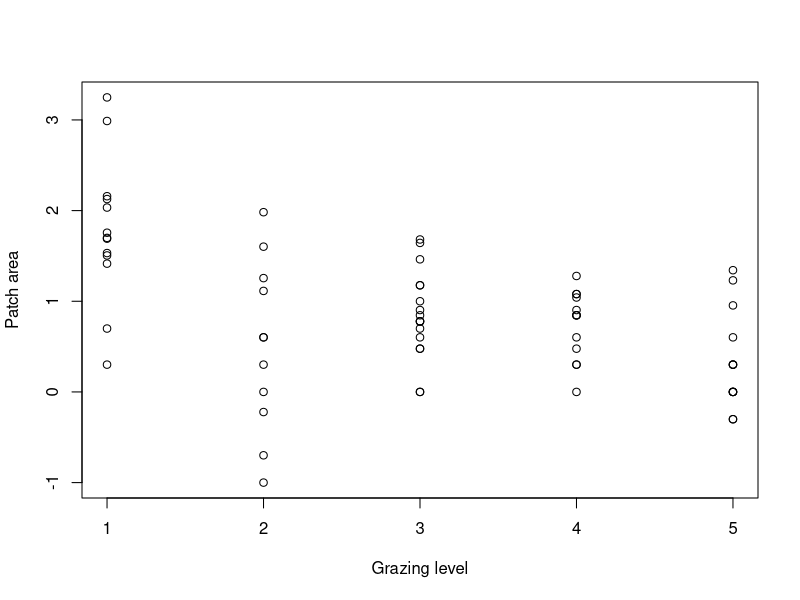
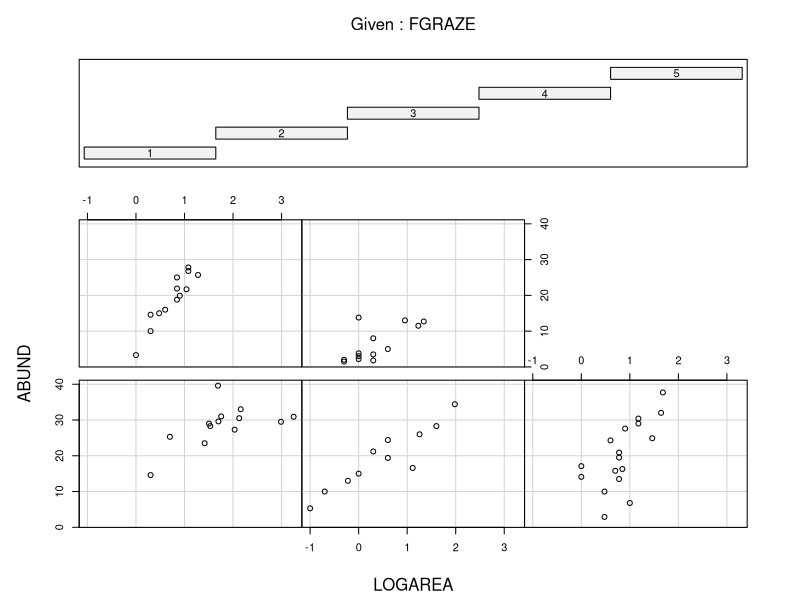
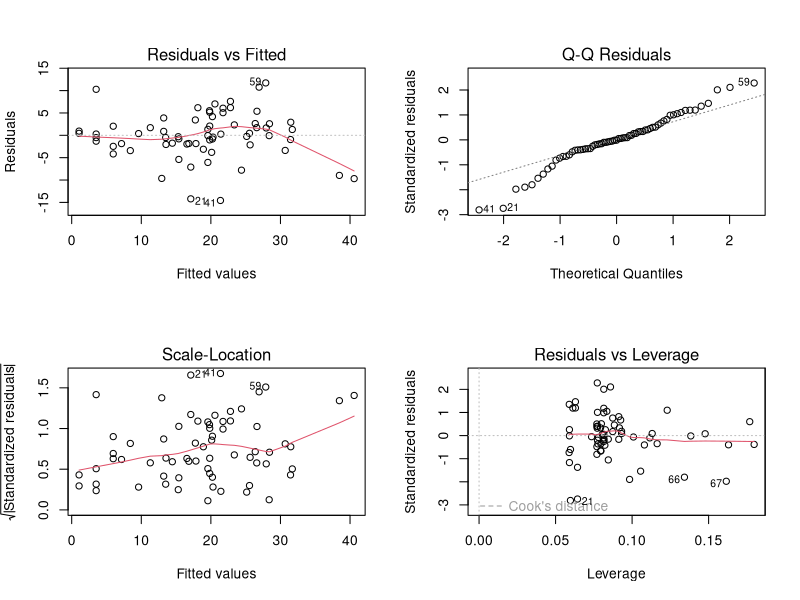
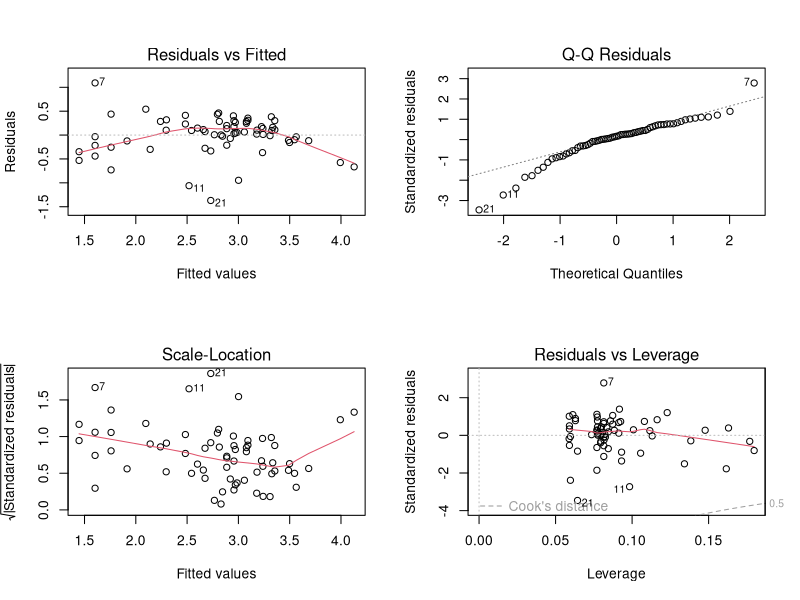
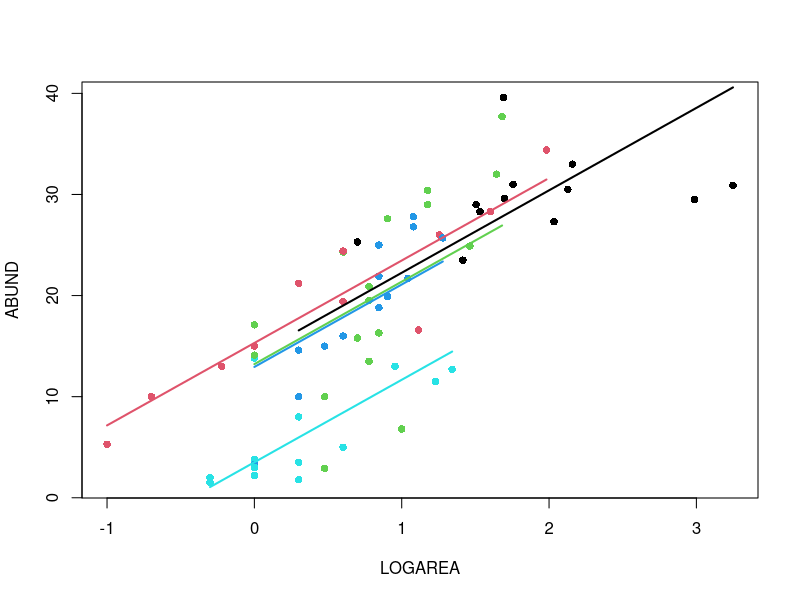
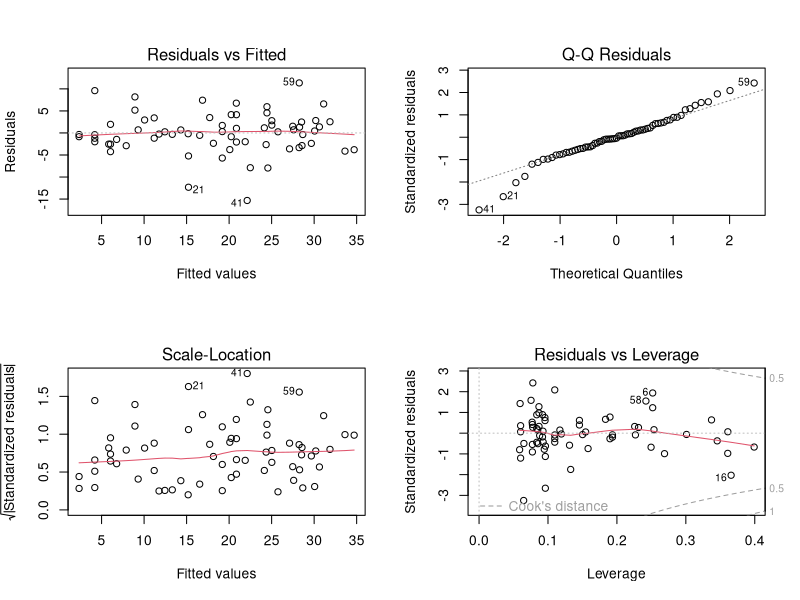
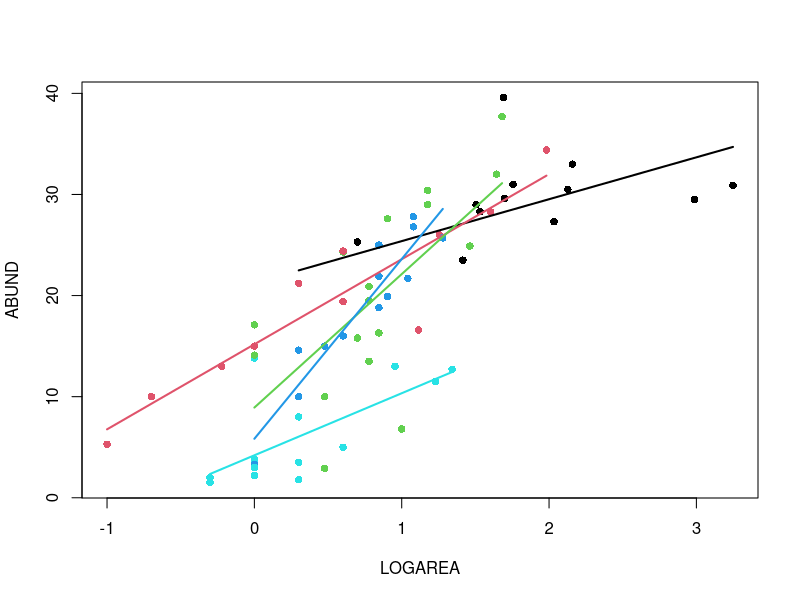

R code for these plots, in order:
## ---- chunk 1
knitr::opts_chunk$set(echo=TRUE, message = FALSE, warning = FALSE, eval = FALSE, cache = FALSE)
SOLUTIONS<- TRUE
## ---- chunk 2
loyn <- read.table("./data/loyn.txt", header = TRUE)
str(loyn)
## ---- chunk 3
loyn$LOGAREA <- log10(loyn$AREA)
# create factor GRAZE as it was originally coded as an integer
loyn$FGRAZE <- factor(loyn$GRAZE)
## ---- chunk 4
plot(LOGAREA ~ GRAZE, xlab = "Grazing level", ylab = "Patch area", data = loyn)

# There is a good spread of patch areas within each grazing level overall,
# although there is a trend for more grazing the smaller the patch is.
# the lowest level of grazing intensity happens to be predominantly in larger patches (including the two monster patches)

# How would we expect adding grazing level to the LOGAREA model to affect the predictions of the model? Think particularly of the largest two patches which were previously overestimated by the model (negative residuals - see the linear model 1 exercise)?
# Since the lowest grazing levels appear to be associated with the highest bird abundances, 
# we could expect a model combining area and grazing level to predict an even higher abundance for these patches 
# this would not improve the situation for these patches, at least. But let's find out if that's the case!
## ---- chunk 5
coplot(ABUND ~ LOGAREA | FGRAZE, data = loyn)

# There is a lot of variation in there, but:
# The mean abundance seems to decrease as grazing levels increase. Most noticeable in the highest grazing level.
# For a given grazing level, the abundance seems to increase with the log-patch area.
# It is unclear from this if the slope of the log-area effect is different between grazing levels
## ---- chunk 6
birds.add.1 <- lm(ABUND ~ LOGAREA + FGRAZE, data = loyn)
## ---- chunk 7
anova(birds.add.1)

# null hypothesis 1: There is no effect of LOGAREA on ABUND (the coefficient for LOGAREA is zero)
# null hypothesis 2: There is no effect of FGRAZE on ABUND (no difference between grazing levels *after* the effect of LOGAREA)
# the p values are all very small therefore reject both null hypotheses.

# Proportions of variation can all be calculated by hand by copy-paste of the Sum Sq values if you prefer, but
# we can extract the Sums of squares like this:
str(anova(birds.add.1)) # examine the structure of the returned object
birds.add.1.SS<- anova(birds.add.1)$'Sum Sq' # store values of interest
birds.add.1.SS # checking that we have extracted the Sums of squares as intended

birds.add.1.SST<- sum(anova(birds.add.1)$'Sum Sq') # compute SST

# proportion of variation in the data explained by the model:
(birds.add.1.SST - birds.add.1.SS[3]) / birds.add.1.SST # 0.7269773

# proportion of variation in the data explained by predictors:
(birds.add.1.SS[1:2]) / birds.add.1.SST # 0.5476530 0.1793243

# So that's 55% for LOGAREA and 18% for FGRAZE after LOGAREA

## ---- chunk 8
birds.add.2 <- lm(ABUND ~ FGRAZE + LOGAREA, data = loyn)
anova(birds.add.2)

# null hypothesis 1: There is no effect of FGRAZE on ABUND (no difference between grazing levels)
# null hypothesis 2: There is no effect of LOGAREA on ABUND (the coefficient for LOGAREA is zero *after* the effect of FGRAZE)
# the p values are all very small therefore reject both null hypotheses.

# we can also extract the Sums of squares like this:
birds.add.2.SS<- anova(birds.add.2)$'Sum Sq' # store values of interest
birds.add.2.SST<- sum(anova(birds.add.2)$'Sum Sq') # compute SST

# proportion of variation in the data explained by the model:
(birds.add.2.SST - birds.add.2.SS[3]) / birds.add.2.SST # the same as the previous model

# proportion of variation in the data explained by predictors:
(birds.add.2.SS[1:2]) / birds.add.2.SST # 0.5449233 0.1820540

# So that's 54% for LOGAREA and 18% for FGRAZE after LOGAREA, essentially reversing the contributions found in the first model.
# Conclusion: here the order matters a lot. This is not too surprising since the design is unbalanced and FGRAZE and LOGAREA covary (they are correlated)

## ---- chunk 9
summary(birds.add.1)

# Here the intercept (baseline) is *NOT* the mean abundance of birds for FGRAZE level 1. It is the predicted `ABUND` for LOGAREA = 0, for FGRAZE level 1.
# the null hypothesis for the intercept is that the intercept = 0.
# As the p value (p < 2e-16) is very small we reject this null hypothesis and conclude that the
# intercept is significantly different from 0. Not a biologically relevant hypothesis test, in this context (in fact totally arbitrary, as the location of the zero is determined by the transformation we chose)

# For LOGAREA, the null hypothesis is that the slope of the relationship
# between LOGAREA and ABUND = 0 (no relationship)

# The remaining estimates are differences (contrasts) between each level and the reference level, FGRAZE1. 
# For example the FGRAZE2 estimate is 0.38, so there are 0.38 more birds on average in graze level 2 compared to graze level 1, *for a given patch area*.
# This difference is however not significantly different from zero (p = 0.895993). 

# The difference between graze level 5 (FGRAZE5) and the reference FGRAZE1 is 
# -11.89 (11.89 fewer birds in graze 5 compared to graze 1), for *an identical patch area*.
# This difference is significantly different from 0 (p = 0.00017) and therefore the mean abundance of birds in graze level 5 is significantly lower than in graze level 1, for the same patch area.

# The Multiple R-square value is as we calculated from the anova table

## ---- chunk 10
# ABUND = 15.72*(Intercept) + 7.25*LOGAREA + 0.38*FGRAZE2 - 0.19*FGRAZE3 - 1.59*FGRAZE4 - 11.89*FGRAZE5
# Note that (Intercept) = 1 always

# expected abundance for (A): replace LOGAREA by -0.5, and all FGRAZE2...5 by 0
15.72*1 + 7.25*(-0.5) + 0.38*0 - 0.19*0 - 1.59*0 - 11.89*0 # 12.095

# could also extract the model coefficients like this:
birds.add.1.coef<- coef(birds.add.1)
birds.add.1.coef
# and multiply by the predictor values to obtain the equivalent prediction (difference due to my own roundings of estimates above)
sum(birds.add.1.coef * c(1, -0.5, 0, 0, 0, 0)) # 12.09278 

# expected abundance for (B): input 1 for the GRAZE3 variable
15.72*1 + 7.25*(-0.5) + 0.38*0 - 0.19*1 - 1.59*0 - 11.89*0 # 11.905
# or
sum(birds.add.1.coef * c(1, -0.5, 0, 1, 0, 0)) # 11.90349

# the difference (B) 11.90349 - (A) 12.09278 should correspond to the estimate for the GRAZE3 coefficient

# expected abundance for (C)
sum(birds.add.1.coef * c(1, 0.5, 0, 1, 0, 0)) # 19.15072

# the difference (C) 19.15072 - (B) 11.90349 should coincide with the estimate of the slope for the LOGAREA effect, since there is just one LOGAREA unit of difference and the slope is the change in expected abundance for a 1-unit increase in the predictor.

## ---- chunk 11
# first split the plotting device into 2 rows and 2 columns
par(mfrow = c(2,2))

# now create the residuals plots
plot(birds.add.1)

# To test the normality of residuals assumption we use the Normal Q-Q plot. 
# The central residuals are not too far from the Q-Q line but the extremes are too extreme (the tails of the distribution are too long). Some observations, both high and low, are poorly explained by the model.
# The plot of the residuals against the fitted values suggests these extreme residuals happen for intermediate fitted values.
# Looking at the homogeneity of variance assumption (Residuals vs Fitted and Scale-Location plot),
# the graphs are mostly messy, with no clear pattern emerging. There is a hint of smaller variance with the lowest fitted values, which is not ideal.
# This could mean that the homogeneity of variance assumption is not met (i.e. the variances are not the same). 
# The observations with the highest leverage don't appear to be overly influential, according to the Cook's distances in the Residuals vs Leverage plot.  

# ABUND being bounded by zero, it wouldn't be too surprising that the variance increases with the mean abundance.
# This is often improved by log-transforming the response
loyn$logABUND<- log(loyn$ABUND + 1) # here the natural log
birds.add.3 <- lm(logABUND ~ LOGAREA + FGRAZE, data = loyn)
par(mfrow = c(2,2))
plot(birds.add.3)

# Not this time! Lots of extreme negative residuals generated.

# Back to `birds.add.1` the other issue was the extreme residuals.
# This could be due to missing important predictors from the model, either new predictors altogether, 
# or interactions: is it okay to assume the effect of LOGAREA to be the same for all grazing levels?

## ---- chunk 12
par(mfrow= c(1, 1))
plot(ABUND ~ LOGAREA, data= loyn, col= GRAZE, pch= 16)

# let's use a loop, to save repeating the following sequence 5 times:
for(g in levels(loyn$FGRAZE)){# `g` will take the values "1", "2", "3", "4" and "5" in turn
	LOGAREA.seq<- seq(from= min(loyn$LOGAREA[loyn$FGRAZE == g]),
										to= max(loyn$LOGAREA[loyn$FGRAZE == g]),
														length= 20)
	dat4pred<- data.frame(FGRAZE= g, LOGAREA= LOGAREA.seq)
	dat4pred$predicted<- predict(birds.add.1, newdata= dat4pred)
	lines(predicted ~ LOGAREA, data= dat4pred, col= as.numeric(g), lwd= 2)
}
## ---- chunk 13
# There is a significant effect of grazing levels, especially the highest level with a negative effect on bird abundance

# There is a significant positive effect of patch area, too.

# The relative importance of patch area and grazing is not clear, as these are correlated, with smaller patches also having higher grazing intensity on average, and larger patches lower grazing intensity.

# Some observations are poorly predicted (fitted) using the current set of predictors.
## ---- chunk 14
birds.inter.1 <- lm(ABUND ~ FGRAZE * LOGAREA , data = loyn)
## ---- chunk 15
anova(birds.inter.1)

# null hypothesis 1: There is no effect of LOGAREA on ABUND (the coefficient for LOGAREA is zero)
# null hypothesis 2: There is no effect of FGRAZE on ABUND (no difference between grazing levels *after* the effect of LOGAREA)
# null hypothesis 3: There is no effect of an FGRAZE by ABUND interaction *after* the effects of LOGAREA and FGRAZE combined). A couple of equivalent ways to say this: the effect of LOGAREA doesn't differ among FGRAZE levels or: the difference in bird abundance between grazing levels is the same for all patch areas.

# As long as there is an interaction in the model, the null hypotheses 1 and 2 ("main effects") are not relevant to us
# the p value for the interaction is large, therefore we fail to reject the null hypothesis: there is no evidence supporting this interaction.
## ---- chunk 16
summary(birds.inter.1)

# Here the intercept (baseline) is the predicted `ABUND` for LOGAREA = 0, for FGRAZE level 1.
# the null hypothesis for the intercept is that the intercept = 0 (not biologically relevant).

# LOGAREA represents the slope for LOGAREA, specific to level FGRAZE = 1.
# The null hypothesis is that the slope of the relationship
# between LOGAREA and ABUND = 0, for level FGRAZE = 1 only. 

# FGRAZE2...5 estimate differences (contrasts) between the *intercept* of each level and the *intercept* of the reference level, FGRAZE = 1. 

# FGRAZE2...5:LOGAREA estimate differences (contrasts) between the *slope* of LOGAREA for each level and the *slope* of LOGAREA for the reference level, FGRAZE = 1. 


# The Multiple R-square value is 0.76, slightly up from the purely additive model (but not much, given that we have added a whole 4 parameters to the model, i.e. nearly doubled its complexity)

## ---- chunk 17
# ABUND = 21.243*(Intercept) - 6.165*FGRAZE2 - 7.215*FGRAZE3 - 17.910*FGRAZE4 - 17.043*FGRAZE5 + 4.144*LOGAREA + 4.368*FGRAZE2:LOGAREA + 4.989*FGRAZE3:LOGAREA + 15.235*FGRAZE4:LOGAREA + 1.996*FGRAZE5:LOGAREA
# Note that (Intercept) = 1 always

# expected abundance for (A): replace LOGAREA by 2.5, and all terms involving FGRAZE2...5 by 0
21.243*1 - 6.165*0 - 7.215*0 - 17.910*0 - 17.043*0 + 4.144*2.5 + 4.368*0 + 4.989*0 + 15.235*0 + 1.996*0 # 31.603

# much lower risk of error by extracting the model coefficients like this:
birds.inter.1.coef<- coef(birds.inter.1)
birds.inter.1.coef # check coefficients and their order
# and multiply by the predictor values to obtain the equivalent prediction
sum(birds.inter.1.coef * c(1, 0, 0, 0, 0, 2.5, 0, 0, 0, 0)) # 31.60296 

# expected abundance for (B): input 1 for the GRAZE5 variable and -0.5 for variables LOGAREA and FGRAZE5:LOGAREA
21.243*1 - 6.165*0 - 7.215*0 - 17.910*0 - 17.043*1 + 4.144*(-0.5) + 4.368*0 + 4.989*0 + 15.235*0 + 1.996*(-0.5) # 1.13
# or
sum(birds.inter.1.coef * c(1, 0, 0, 0, 1, -0.5, 0, 0, 0, -0.5)) # 1.130203 

# Well done if you got there!
## ---- chunk 18
# first split the plotting device into 2 rows and 2 columns
par(mfrow = c(2,2))

# now create the residuals plots
plot(birds.inter.1)

# Not a great deal of an improvement! Just marginally better in every respect, thanks to increasing the fit slightly (by throwing lots of new model parameters at the data).
## ---- chunk 19
par(mfrow= c(1, 1))
plot(ABUND ~ LOGAREA, data= loyn, col= GRAZE, pch= 16)

# let's use a loop, to save repeating the following sequence 5 times:
for(g in levels(loyn$FGRAZE)){# `g` will take the values "1", "2", "3", "4" and "5" in turn
	LOGAREA.seq<- seq(from= min(loyn$LOGAREA[loyn$FGRAZE == g]),
										to= max(loyn$LOGAREA[loyn$FGRAZE == g]),
														length= 20)
	dat4pred<- data.frame(FGRAZE= g, LOGAREA= LOGAREA.seq)
	dat4pred$predicted<- predict(birds.inter.1, newdata= dat4pred)
	lines(predicted ~ LOGAREA, data= dat4pred, col= as.numeric(g), lwd= 2)
}
## ---- chunk 20
# The slopes of the LOGAREA effect across grazing levels are all over the place, without any coherent pattern (for instance, they could have been increasing or decreasing gradually from low to high grazing intensity)

# The interaction is non-significant, so isn't supported statistically either.

# Time to revert to the simpler, or a different model? More on this in the next session!

